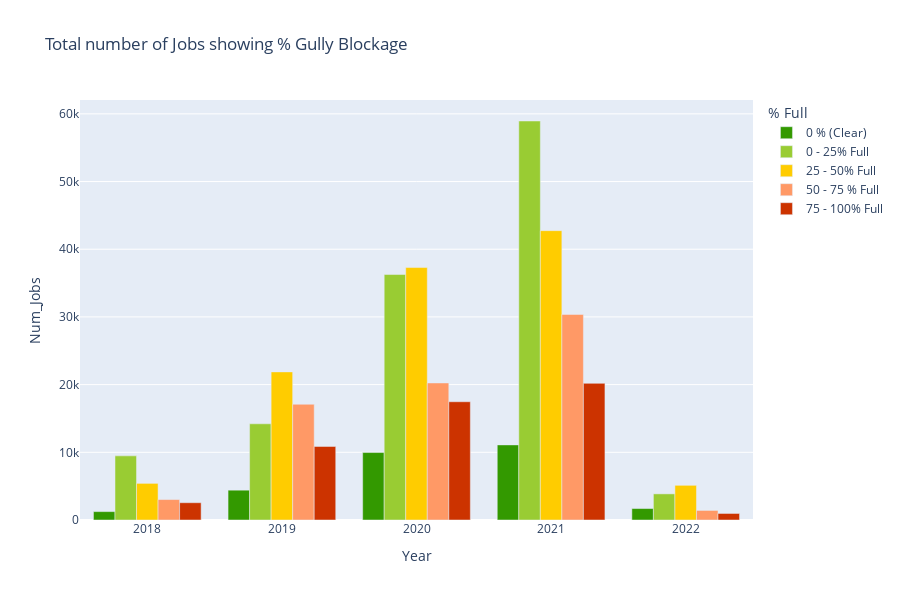

Write notebook code for a chart like this one.
### Markdown cell above
> **3.3 Gully Clogging % over the years & months**

### Code cell
import plotly.express as px

# 3.3 Grouping by Year & % Full 
df_jobs_status_all = df_jobs2[(df_jobs2['% Full'] != 'Non Applicable') & (df_jobs2['% Full'] != 'Change Me')] \
                            .groupby(['Year', '% Full']) \
                            .size() \
                            .reset_index(name='Num_Jobs')

# Define figure
fig = px.bar( df_jobs_status_all, x='Year', y='Num_Jobs',
             color='% Full',
             color_discrete_sequence=['#339900', "#99cc33", "#ffcc00", "#ff9966", "#cc3300", 'black'],
             title="Total number of Jobs showing % Gully Blockage",
            #  text_auto='.2s',
             barmode='group',
             height=600
            )

fig.show()

### Figure 1 — Plotly figure (JSON) as saved in the notebook; plotly's stock layout.template omitted (floating-point values rounded to 4 significant figures)
{"data": [{"alignmentgroup": "True", "hovertemplate": "% Full=0 % (Clear)<br>Year=%{x}<br>Num_Jobs=%{y}<extra></extra>", "legendgroup": "0 % (Clear)", "marker": {"color": "#339900", "pattern": {"shape": ""}}, "name": "0 % (Clear)", "offsetgroup": "0 % (Clear)", "orientation": "v", "showlegend": true, "textposition": "auto", "x": ["2018", "2019", "2020", "2021", "2022"], "xaxis": "x", "y": [1240, 4406, 9966, 11095, 1693], "yaxis": "y", "type": "bar"}, {"alignmentgroup": "True", "hovertemplate": "% Full=0 - 25% Full<br>Year=%{x}<br>Num_Jobs=%{y}<extra></extra>", "legendgroup": "0 - 25% Full", "marker": {"color": "#99cc33", "pattern": {"shape": ""}}, "name": "0 - 25% Full", "offsetgroup": "0 - 25% Full", "orientation": "v", "showlegend": true, "textposition": "auto", "x": ["2018", "2019", "2020", "2021", "2022"], "xaxis": "x", "y": [9475, 14210, 36264, 58944, 3860], "yaxis": "y", "type": "bar"}, {"alignmentgroup": "True", "hovertemplate": "% Full=25 - 50% Full<br>Year=%{x}<br>Num_Jobs=%{y}<extra></extra>", "legendgroup": "25 - 50% Full", "marker": {"color": "#ffcc00", "pattern": {"shape": ""}}, "name": "25 - 50% Full", "offsetgroup": "25 - 50% Full", "orientation": "v", "showlegend": true, "textposition": "auto", "x": ["2018", "2019", "2020", "2021", "2022"], "xaxis": "x", "y": [5412, 21880, 37296, 42743, 5124], "yaxis": "y", "type": "bar"}, {"alignmentgroup": "True", "hovertemplate": "% Full=50 - 75 % Full<br>Year=%{x}<br>Num_Jobs=%{y}<extra></extra>", "legendgroup": "50 - 75 % Full", "marker": {"color": "#ff9966", "pattern": {"shape": ""}}, "name": "50 - 75 % Full", "offsetgroup": "50 - 75 % Full", "orientation": "v", "showlegend": true, "textposition": "auto", "x": ["2018", "2019", "2020", "2021", "2022"], "xaxis": "x", "y": [3020, 17095, 20245, 30364, 1412], "yaxis": "y", "type": "bar"}, {"alignmentgroup": "True", "hovertemplate": "% Full=75 - 100% Full<br>Year=%{x}<br>Num_Jobs=%{y}<extra></extra>", "legendgroup": "75 - 100% Full", "marker": {"color": "#cc3300", "pattern": {"shape": ""}}, "name": "75 - 100% Full", "offsetgroup": "75 - 100% Full", "orientation": "v", "showlegend": true, "textposition": "auto", "x": ["2018", "2019", "2020", "2021", "2022"], "xaxis": "x", "y": [2554, 10865, 17471, 20188, 966], "yaxis": "y", "type": "bar"}], "layout": {"xaxis": {"anchor": "y", "domain": [0, 1], "title": {"text": "Year"}}, "yaxis": {"anchor": "x", "domain": [0, 1], "title": {"text": "Num_Jobs"}}, "legend": {"title": {"text": "% Full"}, "tracegroupgap": 0}, "title": {"text": "Total number of Jobs showing % Gully Blockage"}, "barmode": "group", "height": 600}}
